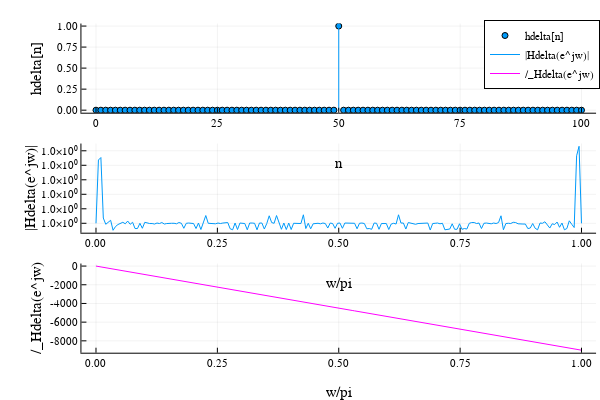

The cell this chart's notebook holds for it:
### Markdown cell above
### b) Filtro passa-altas com frequência de corte $w_{c} = \pi / 4$ e ganho 1

A anti-transformada de Fourier em Tempo Discreto irá fornecer a expressão do filtro ideal em função de n, dada por:

$H_{PA}(e^{jw})= 1 - H_{PB}(e^{jw}) $


$h_{d}[n] = \delta[n] - h_{PB}[n] = (w_{c}/\pi)*sinc((w_{c}/\pi)*n) $

Portanto, pelo critérios dos mínimos quadrados, o filtro realizável que melhor aproxima é:

$h[n] = h_{d}[n - L].p_{n}[n]$ , sendo $L = (N-1)/2$ para N ímpar e truncado em N = 101 coeficientes

### Code cell
N = 101

n = 0:N-1

#L = N/2 se N é par

L = Int((N-1)/2) #se N é impar

ωc = π/4

#Resposta em frequência do delta[n - L]

hdelta = zeros(N)

hdelta[L+1] = 1

p1 = plot(n, hdelta, line = :stem, xlabel = "n", ylabel = "hdelta[n]", label = "hdelta[n]"; marker = (:circle, 3))

w = range(0 , pi, length = 200)

hdeltaf = PolynomialRatio(hdelta , [1])

Hdelta = freqz(hdeltaf, w)

p2 = plot(w/pi, abs.(Hdelta), xlabel = "w/pi", ylabel = "|Hdelta(e^jw)|", label = "|Hdelta(e^jw)|")

p3 = plot(w/pi,  unwrap(angle.(Hdelta))*180/pi, xlabel = "w/pi", ylabel = "/_Hdelta(e^jw)", label = "/_Hdelta(e^jw)", line = :magenta)

plot(p1, p2,  p3, layout = (3,1))
